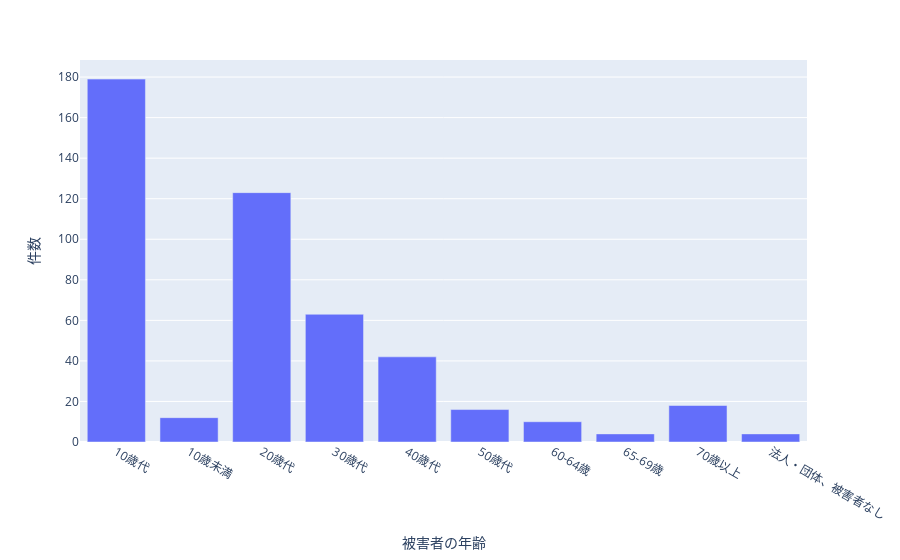

The cell this chart's notebook holds for it:
### Code cell
fig = px.bar(age,x='被害者の年齢',y='件数')
fig.update_xaxes(categoryorder='category ascending')
fig.show()

### Figure 1 — Plotly figure (JSON) as saved in the notebook; plotly's stock layout.template omitted (floating-point values rounded to 4 significant figures)
{"data": [{"alignmentgroup": "True", "hovertemplate": "被害者の年齢=%{x}<br>件数=%{y}<extra></extra>", "legendgroup": "", "marker": {"color": "#636efa", "pattern": {"shape": ""}}, "name": "", "offsetgroup": "", "orientation": "v", "showlegend": false, "textposition": "auto", "type": "bar", "x": ["10歳代", "20歳代", "30歳代", "40歳代", "70歳以上", "50歳代", "10歳未満", "60-64歳", "65-69歳", "法人・団体、被害者なし"], "xaxis": "x", "y": [179, 123, 63, 42, 18, 16, 12, 10, 4, 4], "yaxis": "y"}], "layout": {"barmode": "relative", "legend": {"tracegroupgap": 0}, "margin": {"t": 60}, "xaxis": {"anchor": "y", "categoryorder": "category ascending", "domain": [0, 1], "title": {"text": "被害者の年齢"}}, "yaxis": {"anchor": "x", "domain": [0, 1], "title": {"text": "件数"}}}}
